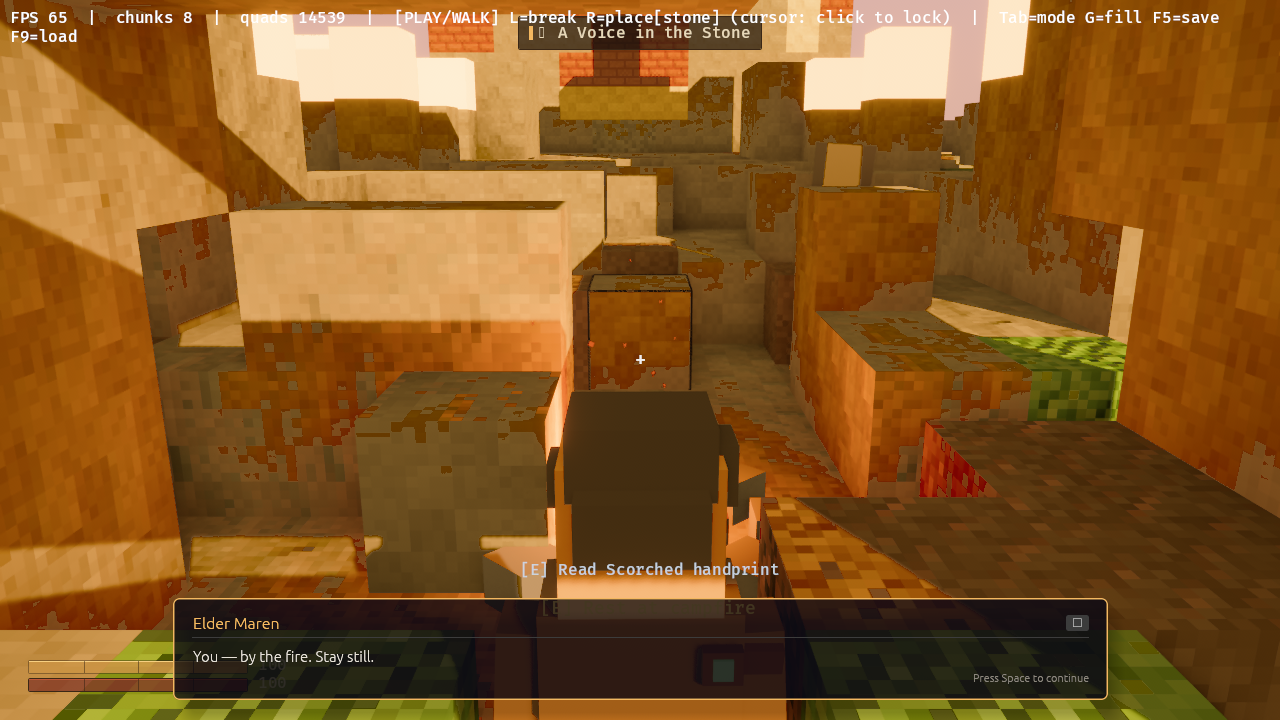
#> input picture docs/evidence/sky-2026-08-14/probe/ab-fixed-rerun.png, 1280 x 720 px; its folder holds only this picture in this run
$ python palette_break.py ../docs/evidence/sky-2026-08-14/probe/ab-fixed-rerun.png
#> lines starting #> are read from the running program, lines starting #| are printed output that depends on the picture; after the words box and inside, x2 and y2 are one past the last pixel; in counts of white or black regions, pixels touching at a corner belong together
#!/usr/bin/env python3
"""palette_break.py — measure the two palette defects the AAA scorecard never samples.

The scorecard (docs/aaa-gap-scorecard-2026-08-06.md) grades *global* colour axes
(warmth R-B, blue leg, saturation, micro-contrast, p95). All of those are frame
averages, so a small screaming-green patch and a flat blue plate both average out.
This script grades the two things a frame average cannot see:

  1. OFF-PALETTE  — how much of the coloured frame sits outside the look-bible
     palette anchors (docs/look-bible.md #4), and specifically how far the
     foliage greens are from the spec'd foliage accent #8A8A3C.
  2. FLAT SKY     — whether the sky is a plate (one value, hard horizon) or an
     atmosphere (vertical gradient + haze softening into the scene).

Authority is docs/look-bible.md #4, NOT the golden beauty shot: the golden ref is
an interior with no sky, so a ref-delta criterion cannot grade an outdoor frame.

usage:  python scripts/palette_break.py [image ...]
        (no args -> the 3 gate3 frames + the golden ref + the wide hero)
"""
from __future__ import annotations

import sys
from pathlib import Path

import numpy as np
from PIL import Image

ROOT = Path(__file__).resolve().parents[1]

# docs/look-bible.md #4 — Palette, Golden Hour. (role, hex)
LOOK_BIBLE_PALETTE = [
    ("sun-key",      "#F4B860"),
    ("sun-key-hi",   "#FFD98A"),
    ("bounce-honey", "#C88A4A"),
    ("wood-mid",     "#6B4A2E"),
    ("wood-dark",    "#3A2716"),
    ("stone-beige",  "#B9A98C"),
    ("sky-day",      "#BCD3E0"),
    ("fog-cream",    "#E8D8B8"),
    ("foliage",      "#8A8A3C"),
    ("teal-accent",  "#4FC9D6"),
    ("shadow",       "#2A2030"),
]

FOLIAGE_SPEC_HEX = "#8A8A3C"

SAT_FLOOR = 0.20      # below this a pixel is neutral - it carries no hue opinion
OFF_PALETTE_DEG = 25.0  # hue distance to the nearest anchor that still counts as "in palette"
GREEN_LO, GREEN_HI = 75.0, 165.0   # hue window we call "foliage/green"
SKY_LO, SKY_HI = 185.0, 255.0      # hue window we call "sky blue"


def hex_to_hsl(hx: str) -> tuple[float, float, float]:
    r, g, b = (int(hx[i:i + 2], 16) / 255.0 for i in (1, 3, 5))
    return rgb_to_hsl(np.array([[[r, g, b]]]))[0][0, 0], \
        rgb_to_hsl(np.array([[[r, g, b]]]))[1][0, 0], \
        rgb_to_hsl(np.array([[[r, g, b]]]))[2][0, 0]


def rgb_to_hsl(rgb: np.ndarray):
    """rgb float 0..1 HxWx3 -> (hue deg 0..360, sat 0..1, lum 0..1)."""
    mx = rgb.max(axis=2)
    mn = rgb.min(axis=2)
    d = mx - mn
    lum = (mx + mn) / 2.0

    sat = np.zeros_like(lum)
    nz = d > 1e-6
    denom = 1.0 - np.abs(2.0 * lum - 1.0)
    denom = np.where(np.abs(denom) < 1e-6, 1e-6, denom)
    sat[nz] = (d / denom)[nz]
    sat = np.clip(sat, 0.0, 1.0)

    r, g, b = rgb[..., 0], rgb[..., 1], rgb[..., 2]
    hue = np.zeros_like(lum)
    dd = np.where(nz, d, 1.0)
    m_r = nz & (mx == r)
    m_g = nz & (mx == g) & ~m_r
    m_b = nz & (mx == b) & ~m_r & ~m_g
    hue[m_r] = (((g - b) / dd) % 6.0)[m_r]
    hue[m_g] = (((b - r) / dd) + 2.0)[m_g]
    hue[m_b] = (((r - g) / dd) + 4.0)[m_b]
    return hue * 60.0, sat, lum


def hue_dist(a: np.ndarray, b: float) -> np.ndarray:
    d = np.abs(a - b) % 360.0
    return np.minimum(d, 360.0 - d)


def load(path: Path):
    im = Image.open(path).convert("RGB")
    rgb = np.asarray(im, dtype=np.float64) / 255.0
    return rgb, rgb_to_hsl(rgb)


def anchors():
    out = []
    for role, hx in LOOK_BIBLE_PALETTE:
        rgb = np.array([[[int(hx[i:i + 2], 16) / 255.0 for i in (1, 3, 5)]]])
        h, s, l = rgb_to_hsl(rgb)
        out.append((role, hx, float(h[0, 0]), float(s[0, 0]), float(l[0, 0])))
    return out


def off_palette(hue, sat):
    """% of *coloured* pixels whose hue is further than OFF_PALETTE_DEG from every anchor."""
    coloured = sat >= SAT_FLOOR
    n = int(coloured.sum())
    if n == 0:
        return 0.0, 0.0, None
    h = hue[coloured]
    best = np.full(h.shape, 1e9)
    who = np.zeros(h.shape, dtype=np.int16)
    for i, (_, _, ah, _, _) in enumerate(anchors()):
        d = hue_dist(h, ah)
        upd = d < best
        best = np.where(upd, d, best)
        who = np.where(upd, i, who)
    off = best > OFF_PALETTE_DEG
    frac_frame = 100.0 * n / hue.size
    return 100.0 * off.mean(), frac_frame, (best, who)


def warm_overshoot(hue, sat, rgb):
    """% of coloured pixels REDDER than the warmest look-bible anchor (wood-mid, 27.5deg).

    The palette's warm leg runs 27.5deg (wood-dark/mid) -> 40.5deg (sun-key-hi).
    Anything below 27.5 has overshot the warm end into red/fire-orange: it is not
    a colour the look bible contains. Frame-average warmth (R-B) rewards exactly
    this drift, which is why the scorecard never flags it.
    """
    coloured = sat >= SAT_FLOOR
    if coloured.sum() == 0:
        return None
    warmest = min(a[2] for a in anchors() if a[2] < 90.0)  # 27.5, wood-mid
    over = coloured & ((hue < warmest) | (hue > 330.0))
    n = int(over.sum())
    return {
        "warmest_anchor_deg": warmest,
        "pct_of_coloured": 100.0 * n / int(coloured.sum()),
        "pct_of_frame": 100.0 * n / hue.size,
        "mean_rgb": (rgb[over].mean(axis=0) * 255).round(1).tolist() if n else None,
        "mean_hue": float(hue[over].mean()) if n else float("nan"),
    }


def green_stats(hue, sat, lum):
    m = (hue >= GREEN_LO) & (hue <= GREEN_HI) & (sat >= SAT_FLOOR)
    if m.sum() == 0:
        return None
    sh, ss, sl = hex_to_hsl(FOLIAGE_SPEC_HEX)
    return {
        "frac_frame_pct": 100.0 * m.sum() / hue.size,
        "hue": float(hue[m].mean()),
        "sat": float(sat[m].mean()),
        "lum": float(lum[m].mean()),
        "d_hue": float(hue[m].mean() - sh),
        "d_sat_pp": float((sat[m].mean() - ss) * 100.0),
        "spec_hue": sh, "spec_sat": ss,
    }


def sky_stats(hue, sat, lum):
    """sky = blue-hue pixels in the upper 70% of the frame."""
    H, W = hue.shape
    band = np.zeros_like(hue, dtype=bool)
    band[: int(H * 0.70), :] = True
    m = band & (hue >= SKY_LO) & (hue <= SKY_HI) & (sat >= SAT_FLOOR) & (lum > 0.25)
    n = int(m.sum())
    if n < 0.002 * hue.size:
        return None

    rows = np.where(m.any(axis=1))[0]
    top, bot = rows[0], rows[-1]
    # mean L of the top 15% of sky rows vs the bottom 15% -> vertical gradient
    span = max(1, int((bot - top + 1) * 0.15))
    t_rows, b_rows = slice(top, top + span), slice(bot - span + 1, bot + 1)

    def band_mean(sl):
        mm = m[sl, :]
        return float(lum[sl, :][mm].mean() * 100.0) if mm.any() else float("nan")

    l_top, l_bot = band_mean(t_rows), band_mean(b_rows)

    # horizon hardness: mean |dL| across the last sky row -> first non-sky row below it
    grad = np.abs(np.diff(lum, axis=0)) * 100.0
    edge = m[:-1, :] & ~m[1:, :]
    horizon = float(grad[edge].mean()) if edge.any() else float("nan")

    return {
        "frac_frame_pct": 100.0 * n / hue.size,
        "L_mean": float(lum[m].mean() * 100.0),
        "L_std": float(lum[m].std() * 100.0),
        "grad_top_to_horizon_pp": l_top - l_bot,
        "horizon_step_pp": horizon,
        "sat": float(sat[m].mean()),
    }


def report(path: Path):
    rgb, (hue, sat, lum) = load(path)
    print(f"\n=== {path.name}  ({rgb.shape[1]}x{rgb.shape[0]}) ===")

    offp, coloured, _ = off_palette(hue, sat)
    print(f"  coloured pixels (sat>={SAT_FLOOR:.2f}) : {coloured:5.1f}% of frame")
    print(f"  OFF-PALETTE (>{OFF_PALETTE_DEG:.0f}deg from every look-bible anchor)"
          f" : {offp:5.1f}% of coloured")

    w = warm_overshoot(hue, sat, rgb)
    if w:
        print(f"  WARM OVERSHOOT (hue < {w['warmest_anchor_deg']:.1f}deg = redder than any anchor)"
              f" : {w['pct_of_coloured']:5.1f}% of coloured "
              f"({w['pct_of_frame']:4.1f}% of frame) · mean RGB {w['mean_rgb']} "
              f"· mean hue {w['mean_hue']:.1f}")

    g = green_stats(hue, sat, lum)
    if g is None:
        print("  green/foliage        : none")
    else:
        print(f"  green/foliage        : {g['frac_frame_pct']:5.2f}% of frame · "
              f"hue {g['hue']:6.1f} (spec {g['spec_hue']:.0f}, d {g['d_hue']:+.1f}) · "
              f"sat {g['sat']:.2f} (spec {g['spec_sat']:.2f}, d {g['d_sat_pp']:+.1f}pp) · "
              f"L {g['lum'] * 100:.0f}")

    s = sky_stats(hue, sat, lum)
    if s is None:
        print("  sky                  : none in frame (interior)")
    else:
        print(f"  sky                  : {s['frac_frame_pct']:5.2f}% of frame · "
              f"L {s['L_mean']:.1f} +-{s['L_std']:.2f} · "
              f"gradient zenith->horizon {s['grad_top_to_horizon_pp']:+.2f}pp · "
              f"horizon step {s['horizon_step_pp']:.1f}pp · sat {s['sat']:.2f}")
    return {"file": path.name, "off_palette_pct": offp, "green": g, "sky": s}


POST_SATURATION = 1.90   # client/src/look.rs :: grade::POST_SATURATION (shipped)


# [32 lines left out: function clip_forecast, not called in this run]


DEFAULTS = [
    "docs/assets/gate3/gate3-after-boot-nohud2.png",
    "docs/assets/gate3/gate3-after-walk-nohud2.png",
    "docs/assets/gate3/gate3-after-combat-nohud2.png",
    "docs/assets/golden-beauty-shot-ref.png",
    "docs/assets/wide-hero-final.png",
]


def main(argv):
    paths = [Path(a) for a in argv[1:]] or [ROOT / p for p in DEFAULTS]
    print("look-bible #4 anchors (role, hex, hue, sat, L):")
    for role, hx, h, s, l in anchors():
        print(f"  {role:14s} {hx}  h={h:6.1f}  s={s:.2f}  L={l:.2f}")
    for p in paths:
        if not p.exists():
            print(f"\n!! missing: {p}")
            continue
        report(p)
#> in load, im is the input picture: PIL image 1280x720 RGB; mean R, G, B 132.2, 86.7, 33.9
#> in rgb_to_hsl (call 12), `nz = d > 1e-6`:
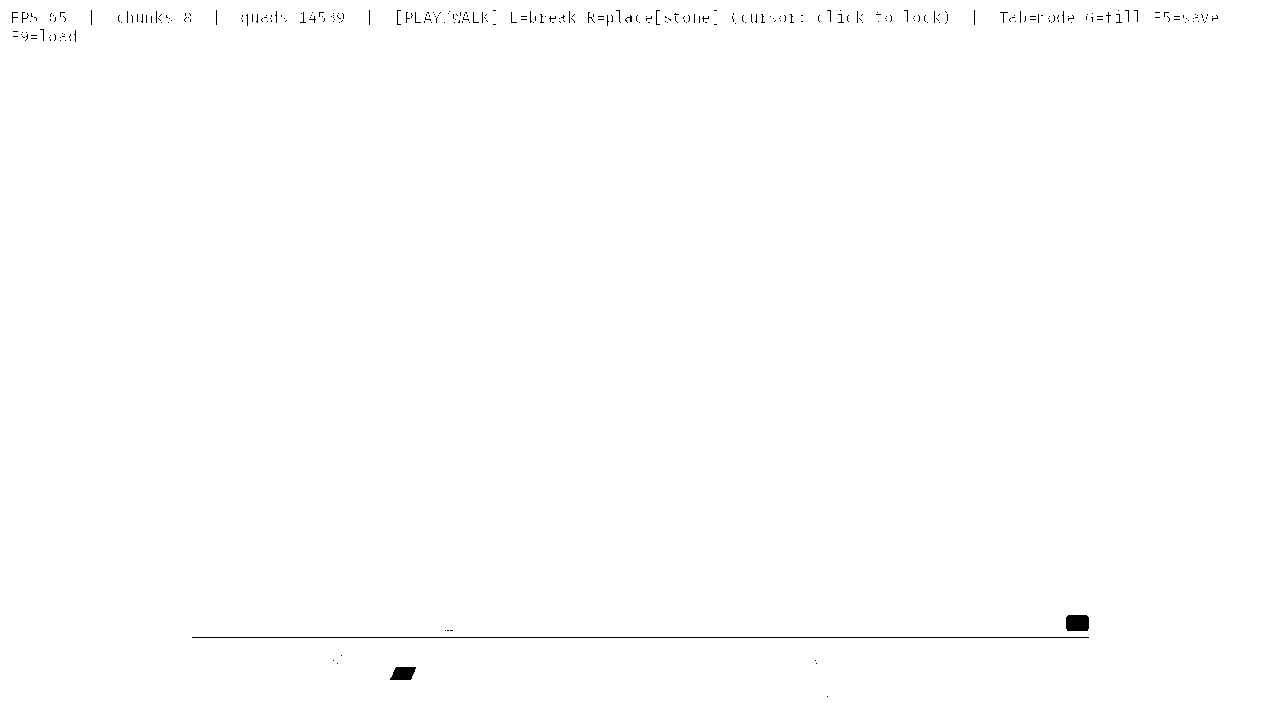
#> nz: shape (720, 1280) bool; 99.7% white; 297 black regions (288 under 20 px), largest, box (x1, y1, x2, y2) and area: (192, 637, 1089, 638) 897, (1066, 615, 1089, 631) 358, (390, 667, 416, 680) 270
#> in rgb_to_hsl (call 12), `hue[m_b] = (((r - g) / dd) + 4.0)[m_b]`:
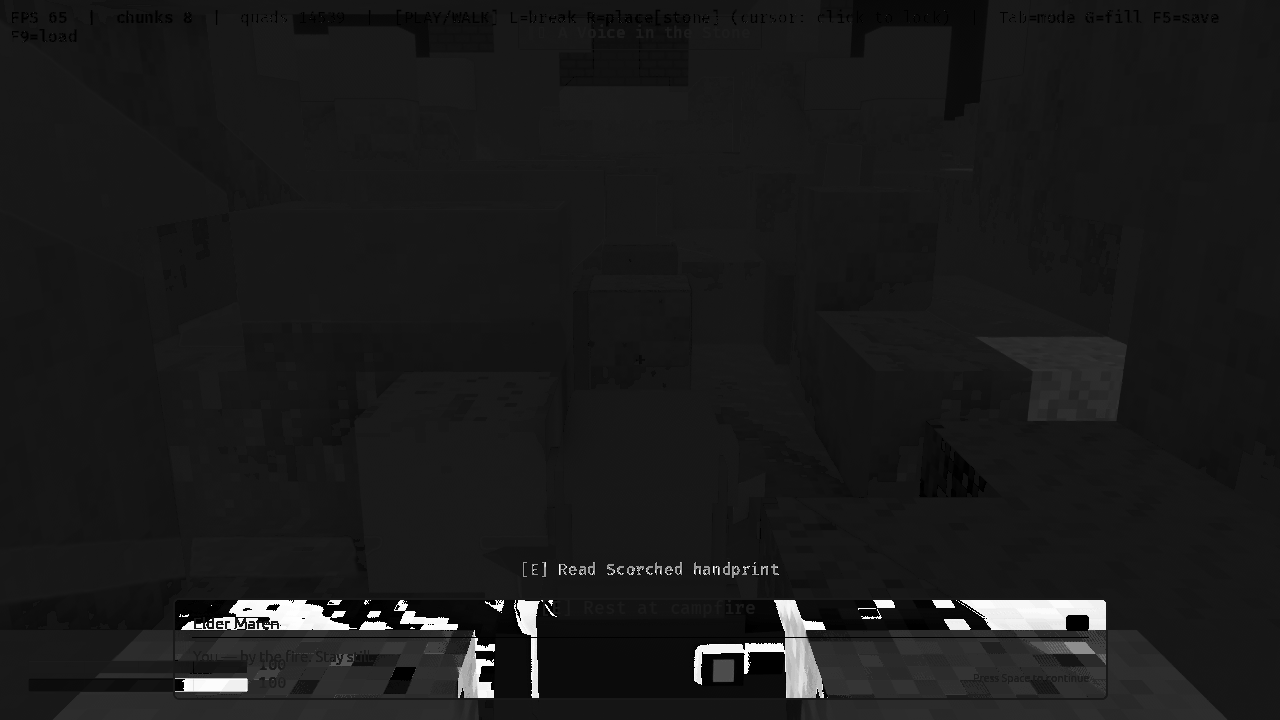
#> hue: shape (720, 1280) float64; min 0, max 5.96, mean 0.638; drawn with min black and max white
#| === ab-fixed-rerun.png  (1280x720) ===
#> in off_palette, `n = int(coloured.sum())`: n = 894310
#> in off_palette, `frac_frame = 100.0 * n / hue.size`: frac_frame = 97.04
#> in report, `offp, coloured, _ = off_palette(hue, sat)`: offp = 1.4; coloured = 97.04
#|   coloured pixels (sat>=0.20) :  97.0% of frame
#|   OFF-PALETTE (>25deg from every look-bible anchor) :   1.4% of coloured
#> in warm_overshoot, `over = coloured & ((hue < warmest) | (hue > 330.0))`:
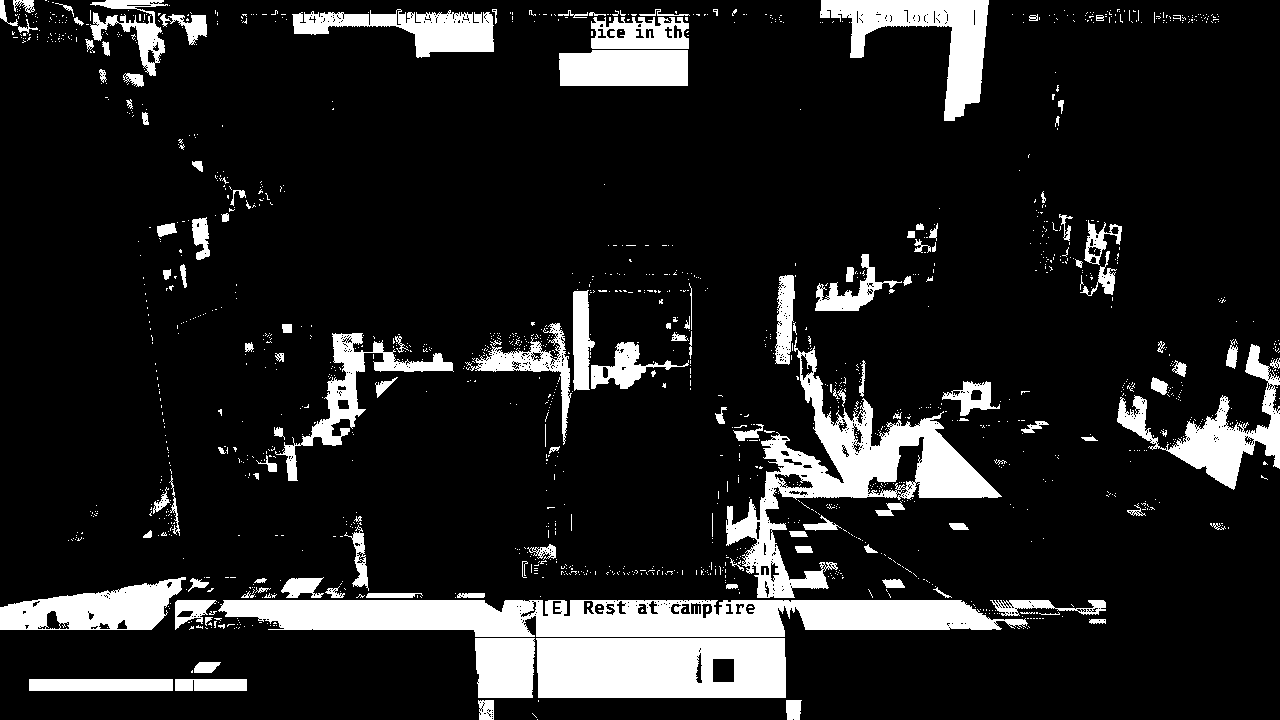
#> over: shape (720, 1280) bool; 13.2% white; 1507 white regions (1372 under 20 px), largest, box (x1, y1, x2, y2) and area: (218, 600, 1028, 637) 22599, (726, 337, 1002, 598) 16054, (536, 638, 786, 698) 14308
#> in warm_overshoot, `n = int(over.sum())`: n = 121990
#> in report, `w = warm_overshoot(hue, sat, rgb)`: w = {'warmest_anchor_deg': 27.54, 'pct_of_coloured': 13.64, 'pct_of_frame': 13.24, 'mean_rgb': [109.3, 58.5, 27.7], 'mean_hue': 43.45}
#|   WARM OVERSHOOT (hue < 27.5deg = redder than any anchor) :  13.6% of coloured (13.2% of frame) · mean RGB [109.3, 58.5, 27.7] · mean hue 43.4
#> in green_stats, `m = (hue >= GREEN_LO) & (hue <= GREEN_HI) & (sat >= SAT_FLOOR)`:
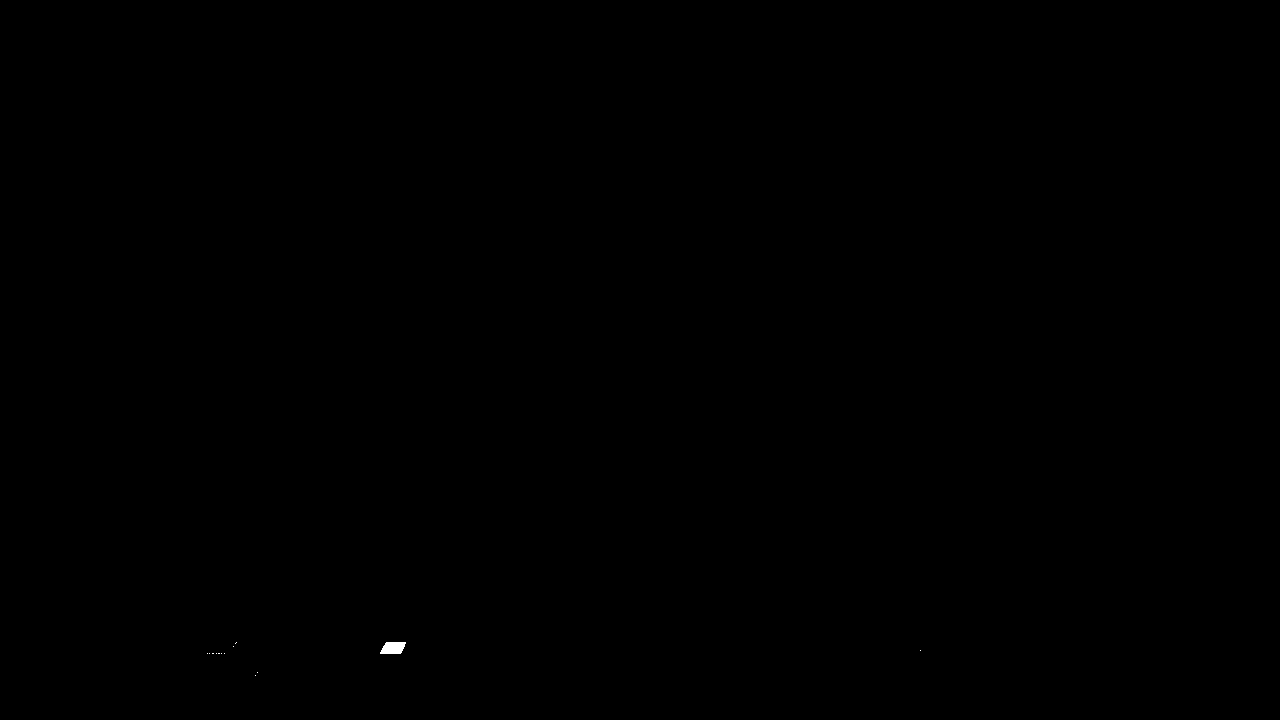
#> m: shape (720, 1280) bool; 0.03% white; 13 white regions (12 under 20 px), largest, box (x1, y1, x2, y2) and area: (380, 642, 406, 654) 254
#> in report, `g = green_stats(hue, sat, lum)`: g = {'frac_frame_pct': 0.0292, 'hue': 79.56, 'sat': 0.248, 'lum': 0.0939, 'd_hue': 19.56, 'd_sat_pp': -14.58, 'spec_hue': 60, 'spec_sat': 0.394}
#|   green/foliage        :  0.03% of frame · hue   79.6 (spec 60, d +19.6) · sat 0.25 (spec 0.39, d -14.6pp) · L 9
#> in sky_stats, `n = int(m.sum())`: n = 0
    return 0


if __name__ == "__main__":
    raise SystemExit(main(sys.argv))
#> (the program exits here)
